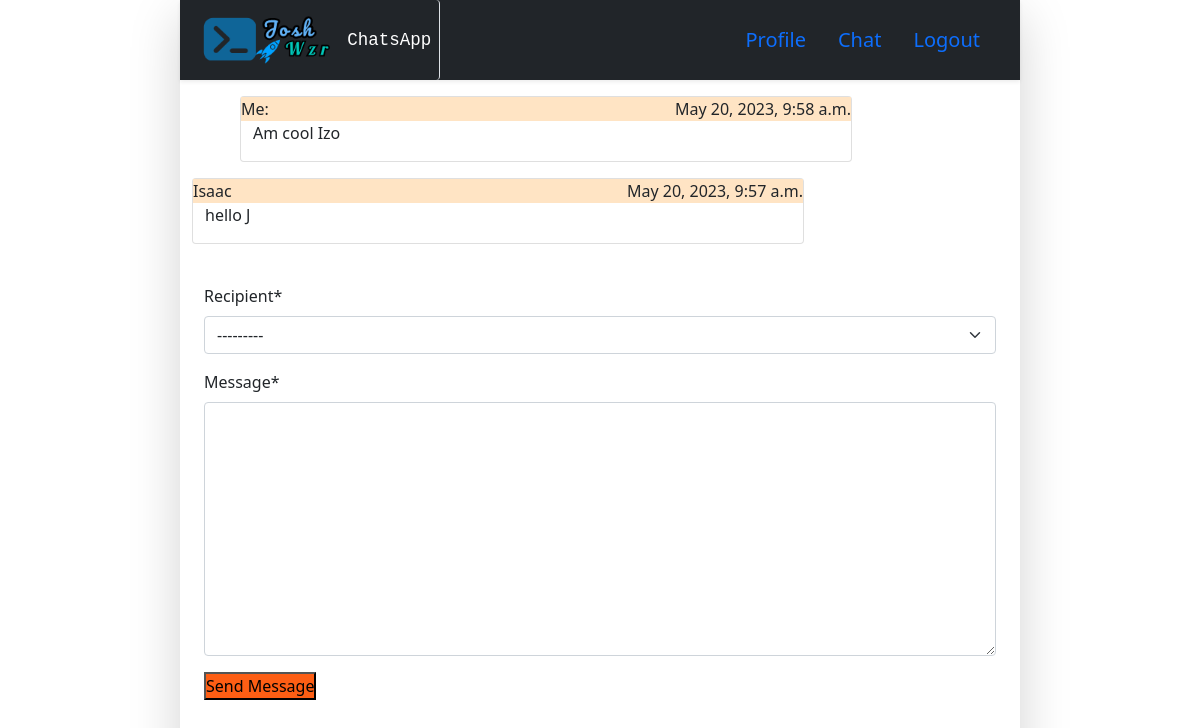
The app's page /view_messages/ (signed in) with its own data.
### MessageApp/models.py (models this page shows, shortened)
class PrivateMessage(models.Model):
    sender = models.ForeignKey(User, on_delete=models.CASCADE, related_name='sent_messages', editable=False)
    recipient = models.ForeignKey(User, on_delete=models.CASCADE, related_name='received_messages')
    message = models.TextField()
    time = models.DateTimeField(default=timezone.now)

### MessageApp/views.py (the view)
# urls.py: path('view_messages/', views.view_messages, name='view_messages'),
def view_messages(request):
    user = request.user
    if user.is_superuser:
        messages = PrivateMessage.objects.all()
    else:
        messages = PrivateMessage.objects.filter(Q(sender=user) | Q(recipient=user)).order_by('-time')[0:2]
    if request.method == "POST":
        mform = MessageForm(request.POST)
        if mform.is_valid():
            instance = mform.save(commit=False)
            instance.sender = request.user
            instance.save()
        else:
            messages.MessageFailure(request, "Oops!.. sth went wrong. Try send again")
    else:
        mform = MessageForm()
        mform.fields['recipient'].queryset = User.objects.exclude(username=user.username)
    return render(request, 'users/view_messages.html', {"messages": messages,"mform":mform,})

### MessageApp/forms.py (shortened to what this page needs)
class MessageForm(ModelForm):
    class Meta:
        model = PrivateMessage
        fields = ['recipient','message']

### MessageApp/templates/users/view_messages.html (shortened to what this page needs)
{% extends 'users/base.html' %}
{% load crispy_forms_tags %}
{% load static %}
{% block content %}
  {% for message in messages %}
   {% if message %}
   <div class = "container-fluid message-body">
    {% if user != message.sender %}
      <div class = "card w-75 my-3">
        <div class="sender">
          <span class= "float-start">{{message.sender.username}}</span>
          <span class = "float-end">{{message.time}}</span>
        </div>
        <div class="container-fluid">
          <p>{{message.message}}</p>
        </div>
      </div>
    {% else %}
      <div class = "card w-75 ms-5 my-3">
        <div class="sender">
          <span class= "float-start">Me:</span>
          <span class = "float-end">{{message.time}}</span>
        </div>
        <div class="container-fluid">
          <p>{{message.message}}</p>
        </div>
      </div>
    {% endif %}
    </div>
   {% endif %}
  {% endfor %}
  <div class = "p-4">
    <form action = "" method = "post">
      {{ mform|crispy}}
      <button type = "submit">Send Message</button>
    </form>
  </div>
{% endblock %}

### MessageApp/static/css/main.css (style rules this page uses)
* { padding: 0; margin: 0; }
body { width: 70%; margin: auto !important; height: 100vh !important; overflow: scroll; }
button, .btn, .more { background-color: #fd5e14; }
.sender { position: relative; background-color: bisque; }

### records on screen
PrivateMessage: time "May 20, 2023, 9:58 a.m.", message "Am cool Izo"
PrivateMessage: sender.username "Isaac", time "May 20, 2023, 9:57 a.m.", message "hello J"
